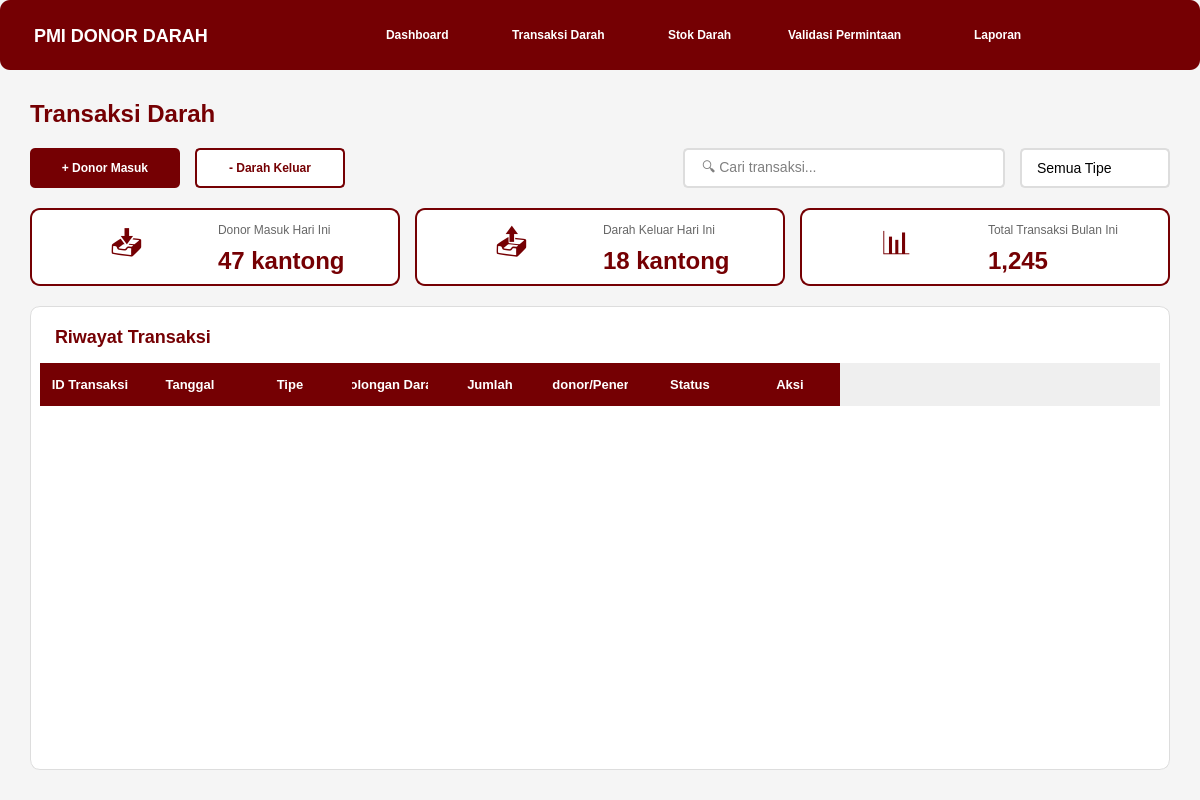
<?xml version="1.0" encoding="UTF-8"?>
<ui version="4.0">
 <class>MainWindow</class>
 <widget class="QMainWindow" name="MainWindow">
  <property name="geometry">
   <rect>
    <x>0</x>
    <y>0</y>
    <width>1200</width>
    <height>800</height>
   </rect>
  </property>
  <property name="windowTitle">
   <string>Dashboard PMI - Donor Darah</string>
  </property>
  <property name="styleSheet">
   <string notr="true">
QMainWindow {
    background-color: #f5f5f5;
}
QPushButton {
    border: none;
    padding: 10px 20px;
    border-radius: 5px;
    font-weight: bold;
}
QPushButton:hover {
    opacity: 0.8;
}
QFrame {
    border-radius: 10px;
}
QLabel {
    color: #333333;
}
   </string>
  </property>
  <widget class="QWidget" name="centralwidget">
   <layout class="QVBoxLayout" name="verticalLayout">
    <property name="spacing">
     <number>0</number>
    </property>
    <property name="leftMargin">
     <number>0</number>
    </property>
    <property name="topMargin">
     <number>0</number>
    </property>
    <property name="rightMargin">
     <number>0</number>
    </property>
    <property name="bottomMargin">
     <number>0</number>
    </property>
    <item>
     <widget class="QFrame" name="navbar">
      <property name="minimumSize">
       <size>
        <width>0</width>
        <height>70</height>
       </size>
      </property>
      <property name="maximumSize">
       <size>
        <width>16777215</width>
        <height>70</height>
       </size>
      </property>
      <property name="styleSheet">
       <string notr="true">
QFrame#navbar {
    background-color: #750003;
}
QPushButton {
    color: white;
    background-color: transparent;
    text-align: left;
    padding: 15px 25px;
}
QPushButton:hover {
    background-color: rgba(255, 255, 255, 0.1);
}
QPushButton:pressed {
    background-color: rgba(255, 255, 255, 0.2);
}
       </string>
      </property>
      <property name="frameShape">
       <enum>QFrame::StyledPanel</enum>
      </property>
      <layout class="QHBoxLayout" name="horizontalLayout">
       <item>
        <widget class="QLabel" name="logoLabel">
         <property name="minimumSize">
          <size>
           <width>200</width>
           <height>0</height>
          </size>
         </property>
         <property name="styleSheet">
          <string notr="true">color: white; font-size: 18px; font-weight: bold; padding-left: 20px;</string>
         </property>
         <property name="text">
          <string>PMI DONOR DARAH</string>
         </property>
        </widget>
       </item>
       <item>
        <spacer name="horizontalSpacer">
         <property name="orientation">
          <enum>Qt::Horizontal</enum>
         </property>
         <property name="sizeHint" stdset="0">
          <size>
           <width>40</width>
           <height>20</height>
          </size>
         </property>
        </spacer>
       </item>
       <item>
        <widget class="QPushButton" name="btnDashboard">
         <property name="minimumSize">
          <size>
           <width>120</width>
           <height>0</height>
          </size>
         </property>
         <property name="text">
          <string>Dashboard</string>
         </property>
        </widget>
       </item>
       <item>
        <widget class="QPushButton" name="btnTransaksi">
         <property name="minimumSize">
          <size>
           <width>150</width>
           <height>0</height>
          </size>
         </property>
         <property name="text">
          <string>Transaksi Darah</string>
         </property>
        </widget>
       </item>
       <item>
        <widget class="QPushButton" name="btnStok">
         <property name="minimumSize">
          <size>
           <width>100</width>
           <height>0</height>
          </size>
         </property>
         <property name="text">
          <string>Stok Darah</string>
         </property>
        </widget>
       </item>
       <item>
        <widget class="QPushButton" name="btnValidasi">
         <property name="minimumSize">
          <size>
           <width>180</width>
           <height>0</height>
          </size>
         </property>
         <property name="text">
          <string>Validasi Permintaan</string>
         </property>
        </widget>
       </item>
       <item>
        <widget class="QPushButton" name="btnLaporan">
         <property name="minimumSize">
          <size>
           <width>100</width>
           <height>0</height>
          </size>
         </property>
         <property name="text">
          <string>Laporan</string>
         </property>
        </widget>
       </item>
       <item>
        <spacer name="horizontalSpacer_2">
         <property name="orientation">
          <enum>Qt::Horizontal</enum>
         </property>
         <property name="sizeHint" stdset="0">
          <size>
           <width>40</width>
           <height>20</height>
          </size>
         </property>
        </spacer>
       </item>
      </layout>
     </widget>
    </item>
    <item>
     <widget class="QWidget" name="transaksiPage">
      <layout class="QVBoxLayout" name="verticalLayout_2">
       <property name="spacing">
        <number>20</number>
       </property>
       <property name="leftMargin">
        <number>30</number>
       </property>
       <property name="topMargin">
        <number>30</number>
       </property>
       <property name="rightMargin">
        <number>30</number>
       </property>
       <property name="bottomMargin">
        <number>30</number>
       </property>
       <item>
        <widget class="QLabel" name="titleLabel">
         <property name="styleSheet">
          <string notr="true">font-size: 24px; font-weight: bold; color: #750003;</string>
         </property>
         <property name="text">
          <string>Transaksi Darah</string>
         </property>
        </widget>
       </item>
       <item>
        <layout class="QHBoxLayout" name="actionLayout">
         <property name="spacing">
          <number>15</number>
         </property>
         <item>
          <widget class="QPushButton" name="btnDonorMasuk">
           <property name="minimumSize">
            <size>
             <width>150</width>
             <height>40</height>
            </size>
           </property>
           <property name="styleSheet">
            <string notr="true">
QPushButton {
    background-color: #750003;
    color: white;
    border-radius: 5px;
    font-weight: bold;
    padding: 10px 20px;
}
QPushButton:hover {
    background-color: #8b0003;
}
QPushButton:pressed {
    background-color: #5a0002;
}
            </string>
           </property>
           <property name="text">
            <string>+ Donor Masuk</string>
           </property>
          </widget>
         </item>
         <item>
          <widget class="QPushButton" name="btnDonorKeluar">
           <property name="minimumSize">
            <size>
             <width>150</width>
             <height>40</height>
            </size>
           </property>
           <property name="styleSheet">
            <string notr="true">
QPushButton {
    background-color: white;
    color: #750003;
    border: 2px solid #750003;
    border-radius: 5px;
    font-weight: bold;
    padding: 10px 20px;
}
QPushButton:hover {
    background-color: #f5f5f5;
}
QPushButton:pressed {
    background-color: #e8e8e8;
}
            </string>
           </property>
           <property name="text">
            <string>- Darah Keluar</string>
           </property>
          </widget>
         </item>
         <item>
          <spacer name="horizontalSpacer_3">
           <property name="orientation">
            <enum>Qt::Horizontal</enum>
           </property>
           <property name="sizeHint" stdset="0">
            <size>
             <width>40</width>
             <height>20</height>
            </size>
           </property>
          </spacer>
         </item>
         <item>
          <widget class="QLineEdit" name="searchInput">
           <property name="minimumSize">
            <size>
             <width>250</width>
             <height>40</height>
            </size>
           </property>
           <property name="styleSheet">
            <string notr="true">
QLineEdit {
    background-color: white;
    border: 2px solid #ddd;
    border-radius: 5px;
    padding: 8px 15px;
    font-size: 14px;
}
QLineEdit:focus {
    border: 2px solid #750003;
}
            </string>
           </property>
           <property name="placeholderText">
            <string>🔍 Cari transaksi...</string>
           </property>
          </widget>
         </item>
         <item>
          <widget class="QComboBox" name="filterTipe">
           <property name="minimumSize">
            <size>
             <width>150</width>
             <height>40</height>
            </size>
           </property>
           <property name="styleSheet">
            <string notr="true">
QComboBox {
    background-color: white;
    border: 2px solid #ddd;
    border-radius: 5px;
    padding: 8px 15px;
    font-size: 14px;
}
QComboBox:focus {
    border: 2px solid #750003;
}
QComboBox::drop-down {
    border: none;
}
QComboBox::down-arrow {
    image: none;
    border-left: 5px solid transparent;
    border-right: 5px solid transparent;
    border-top: 5px solid #750003;
    margin-right: 10px;
}
            </string>
           </property>
           <item>
            <property name="text">
             <string>Semua Tipe</string>
            </property>
           </item>
           <item>
            <property name="text">
             <string>Donor Masuk</string>
            </property>
           </item>
           <item>
            <property name="text">
             <string>Darah Keluar</string>
            </property>
           </item>
          </widget>
         </item>
        </layout>
       </item>
       <item>
        <layout class="QHBoxLayout" name="statsRowLayout">
         <property name="spacing">
          <number>15</number>
         </property>
         <item>
          <widget class="QFrame" name="cardMasuk">
           <property name="styleSheet">
            <string notr="true">
QFrame#cardMasuk {
    background-color: white;
    border: 2px solid #750003;
    border-radius: 10px;
}
            </string>
           </property>
           <property name="frameShape">
            <enum>QFrame::StyledPanel</enum>
           </property>
           <layout class="QHBoxLayout" name="horizontalLayout_2">
            <item>
             <widget class="QLabel" name="iconMasuk">
              <property name="minimumSize">
               <size>
                <width>50</width>
                <height>50</height>
               </size>
              </property>
              <property name="styleSheet">
               <string notr="true">font-size: 32px; color: #750003;</string>
              </property>
              <property name="text">
               <string>📥</string>
              </property>
              <property name="alignment">
               <set>Qt::AlignCenter</set>
              </property>
             </widget>
            </item>
            <item>
             <layout class="QVBoxLayout" name="verticalLayout_3">
              <item>
               <widget class="QLabel" name="lblMasuk">
                <property name="styleSheet">
                 <string notr="true">font-size: 12px; color: #666;</string>
                </property>
                <property name="text">
                 <string>Donor Masuk Hari Ini</string>
                </property>
               </widget>
              </item>
              <item>
               <widget class="QLabel" name="valueMasuk">
                <property name="styleSheet">
                 <string notr="true">font-size: 24px; font-weight: bold; color: #750003;</string>
                </property>
                <property name="text">
                 <string>47 kantong</string>
                </property>
               </widget>
              </item>
             </layout>
            </item>
           </layout>
          </widget>
         </item>
         <item>
          <widget class="QFrame" name="cardKeluar">
           <property name="styleSheet">
            <string notr="true">
QFrame#cardKeluar {
    background-color: white;
    border: 2px solid #750003;
    border-radius: 10px;
}
            </string>
           </property>
           <property name="frameShape">
            <enum>QFrame::StyledPanel</enum>
           </property>
           <layout class="QHBoxLayout" name="horizontalLayout_3">
            <item>
             <widget class="QLabel" name="iconKeluar">
              <property name="minimumSize">
               <size>
                <width>50</width>
                <height>50</height>
               </size>
              </property>
              <property name="styleSheet">
               <string notr="true">font-size: 32px; color: #750003;</string>
              </property>
              <property name="text">
               <string>📤</string>
              </property>
              <property name="alignment">
               <set>Qt::AlignCenter</set>
              </property>
             </widget>
            </item>
            <item>
             <layout class="QVBoxLayout" name="verticalLayout_4">
              <item>
               <widget class="QLabel" name="lblKeluar">
                <property name="styleSheet">
                 <string notr="true">font-size: 12px; color: #666;</string>
                </property>
                <property name="text">
                 <string>Darah Keluar Hari Ini</string>
                </property>
               </widget>
              </item>
              <item>
               <widget class="QLabel" name="valueKeluar">
                <property name="styleSheet">
                 <string notr="true">font-size: 24px; font-weight: bold; color: #750003;</string>
                </property>
                <property name="text">
                 <string>18 kantong</string>
                </property>
               </widget>
              </item>
             </layout>
            </item>
           </layout>
          </widget>
         </item>
         <item>
          <widget class="QFrame" name="cardTotal">
           <property name="styleSheet">
            <string notr="true">
QFrame#cardTotal {
    background-color: white;
    border: 2px solid #750003;
    border-radius: 10px;
}
            </string>
           </property>
           <property name="frameShape">
            <enum>QFrame::StyledPanel</enum>
           </property>
           <layout class="QHBoxLayout" name="horizontalLayout_4">
            <item>
             <widget class="QLabel" name="iconTotal">
              <property name="minimumSize">
               <size>
                <width>50</width>
                <height>50</height>
               </size>
              </property>
              <property name="styleSheet">
               <string notr="true">font-size: 32px; color: #750003;</string>
              </property>
              <property name="text">
               <string>📊</string>
              </property>
              <property name="alignment">
               <set>Qt::AlignCenter</set>
              </property>
             </widget>
            </item>
            <item>
             <layout class="QVBoxLayout" name="verticalLayout_5">
              <item>
               <widget class="QLabel" name="lblTotal">
                <property name="styleSheet">
                 <string notr="true">font-size: 12px; color: #666;</string>
                </property>
                <property name="text">
                 <string>Total Transaksi Bulan Ini</string>
                </property>
               </widget>
              </item>
              <item>
               <widget class="QLabel" name="valueTotal">
                <property name="styleSheet">
                 <string notr="true">font-size: 24px; font-weight: bold; color: #750003;</string>
                </property>
                <property name="text">
                 <string>1,245</string>
                </property>
               </widget>
              </item>
             </layout>
            </item>
           </layout>
          </widget>
         </item>
        </layout>
       </item>
       <item>
        <widget class="QFrame" name="tableFrame">
         <property name="styleSheet">
          <string notr="true">
QFrame#tableFrame {
    background-color: white;
    border: 1px solid #ddd;
    border-radius: 10px;
}
          </string>
         </property>
         <property name="frameShape">
          <enum>QFrame::StyledPanel</enum>
         </property>
         <layout class="QVBoxLayout" name="verticalLayout_6">
          <item>
           <widget class="QLabel" name="lblTableTitle">
            <property name="styleSheet">
             <string notr="true">font-size: 18px; font-weight: bold; color: #750003; padding: 10px;</string>
            </property>
            <property name="text">
             <string>Riwayat Transaksi</string>
            </property>
           </widget>
          </item>
          <item>
           <widget class="QTableWidget" name="tableTransaksi">
            <property name="styleSheet">
             <string notr="true">
QTableWidget {
    border: none;
    background-color: white;
    gridline-color: #f0f0f0;
}
QHeaderView::section {
    background-color: #750003;
    color: white;
    padding: 12px;
    border: none;
    font-weight: bold;
    font-size: 13px;
}
QTableWidget::item {
    padding: 10px;
    border-bottom: 1px solid #f0f0f0;
}
QTableWidget::item:selected {
    background-color: #f5e6e6;
    color: #750003;
}
QScrollBar:vertical {
    border: none;
    background-color: #f5f5f5;
    width: 10px;
    margin: 0px;
}
QScrollBar::handle:vertical {
    background-color: #750003;
    border-radius: 5px;
    min-height: 20px;
}
QScrollBar::handle:vertical:hover {
    background-color: #8b0003;
}
QScrollBar::add-line:vertical, QScrollBar::sub-line:vertical {
    height: 0px;
}
             </string>
            </property>
            <property name="alternatingRowColors">
             <bool>true</bool>
            </property>
            <property name="selectionBehavior">
             <enum>QAbstractItemView::SelectRows</enum>
            </property>
            <column>
             <property name="text">
              <string>ID Transaksi</string>
             </property>
            </column>
            <column>
             <property name="text">
              <string>Tanggal</string>
             </property>
            </column>
            <column>
             <property name="text">
              <string>Tipe</string>
             </property>
            </column>
            <column>
             <property name="text">
              <string>Golongan Darah</string>
             </property>
            </column>
            <column>
             <property name="text">
              <string>Jumlah</string>
             </property>
            </column>
            <column>
             <property name="text">
              <string>Pendonor/Penerima</string>
             </property>
            </column>
            <column>
             <property name="text">
              <string>Status</string>
             </property>
            </column>
            <column>
             <property name="text">
              <string>Aksi</string>
             </property>
            </column>
           </widget>
          </item>
         </layout>
        </widget>
       </item>
      </layout>
     </widget>
    </item>
   </layout>
  </widget>
 </widget>
 <resources/>
 <connections/>
</ui>
